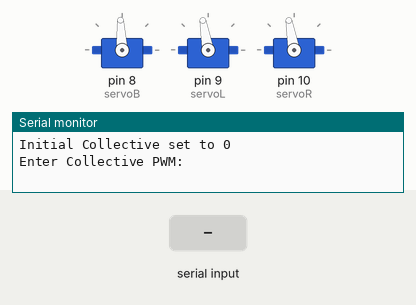
Simulated run of this sketch. Board: Arduino Uno, built with avr-gcc and run on an emulated ATmega328P. On the bench: 3 × servo, the last lines printed to the serial monitor. The inputs (shaded band) are chosen by the test bench.

Above: at 1.2 s.
1.3 s: "90,45\n" received over Serial
At 2.1 s:
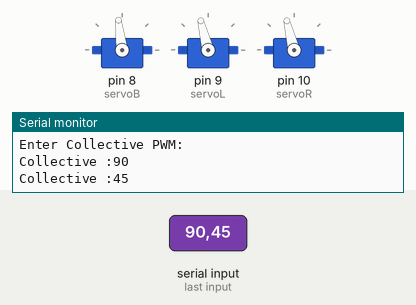
2.8 s: "30,150\n" received over Serial
At 3.6 s:
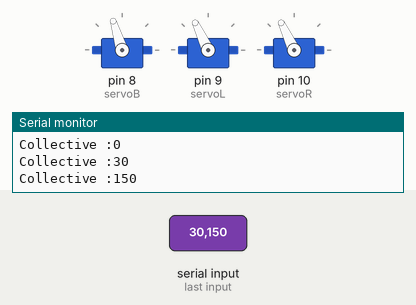
Timing chart, 0 to 5.8 s (numbered marks = the images above; inputs shaded):
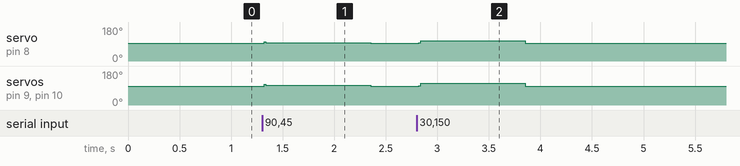

The sketch:

Swash_collective_ajo.ino
```cpp
#include<Servo.h>

Servo servoB;
Servo servoL;
Servo servoR;

int collec;
int loncyc;
int latcyc;
int pwm;
int off_B = 00;
int off_L = 75;
int off_R = 75;

void setup() {
  // put your setup code here, to run once:
servoB.attach(8);
servoL.attach(9);
servoR.attach(10);
servoB.writeMicroseconds(1500+off_B);
servoL.writeMicroseconds(1500+off_L);
servoR.writeMicroseconds(1500+off_R);
Serial.begin(9600);
Serial.println("Initial Collective set to 0");
Serial.println("Enter Collective PWM:");
}

void loop() {
  // put your main code here, to run repeatedly:

if(Serial.available()!=0)
{
  collec = Serial.parseInt();
  Serial.print("Collective :");
  Serial.println(collec);
  Serial.flush();

if (collec < -500 || collec > 500)
{
Serial.println("--OVER LIMIT--");
}

if (collec >= -500 && collec <= 500)
{
  servoB.writeMicroseconds(1500+off_B+collec-loncyc); // set servo to mid-point m
  servoL.writeMicroseconds(1500+off_L+collec-loncyc+latcyc); // set servo to mid-point L
  servoR.writeMicroseconds(1500+off_R+collec+latcyc+loncyc); // set servo to mid-point R
}
}
}
```

Measured:
- after the input at 1.3 s, servo on pin 8 (servoB): 93° → 97° at once, → 93° 1.0 s later; servo on pin 9 (servoL), servo on pin 10 (servoR): 100° → 104° at once, → 100° 1.0 s later
- after the input at 2.8 s, servo on pin 8 (servoB): 93° → 107° at once, → 93° 1.0 s later; servo on pin 9 (servoL), servo on pin 10 (servoR): 100° → 115° at once, → 100° 1.0 s later
